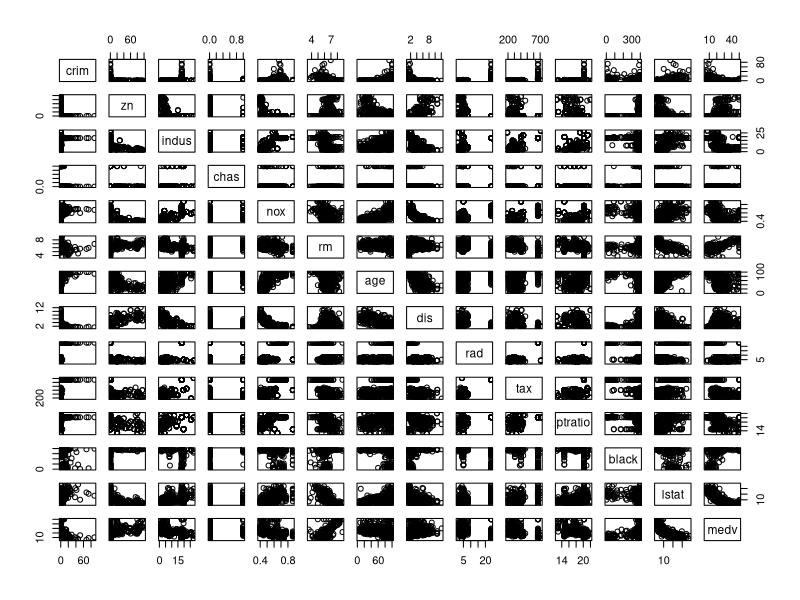
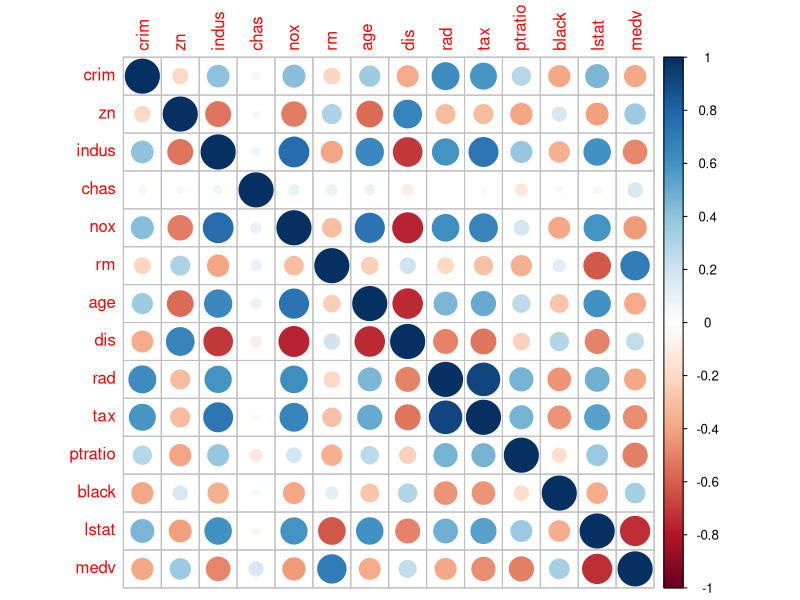
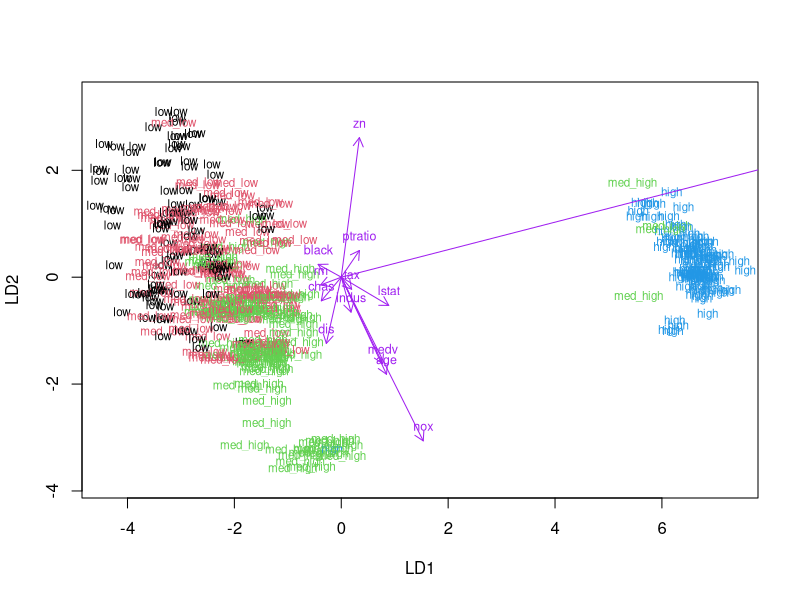
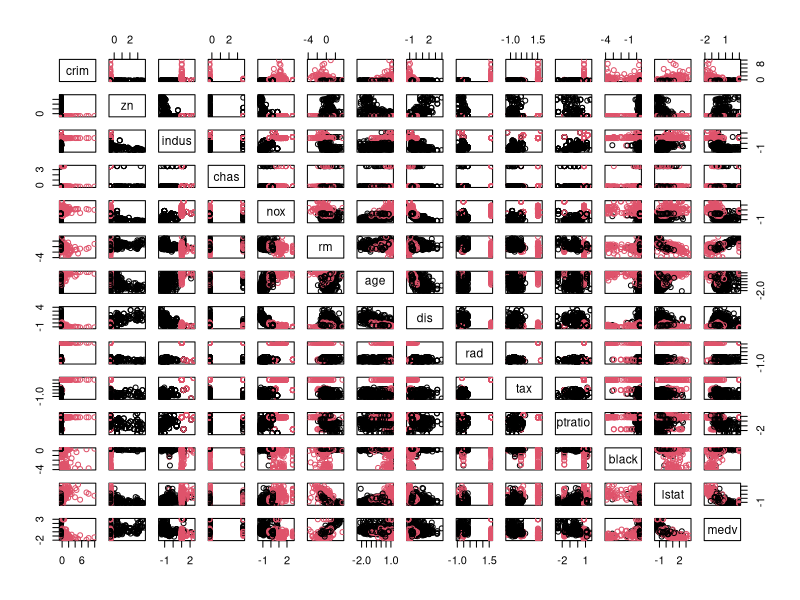

The R source for these figures, in order:
## ---- chunk 1
# access the MASS package
library(MASS)

# load the data
data("Boston")


str(Boston)
dim(Boston)
## ---- chunk 2
library("corrplot")
pairs(Boston)
summary(Boston) 
cor_matrix<-cor(Boston)
corrplot(cor_matrix, method = "circle")
## ---- chunk 3
boston_scaled <- scale(Boston)
summary(boston_scaled)
boston_scaled <- as.data.frame(boston_scaled)
## ---- chunk 4
bins <- quantile(boston_scaled$crim)
vector <- c("low", "med_low", "med_high", "high")
crime <- cut(boston_scaled$crim, breaks = bins, include.lowest = TRUE,label = vector)
boston_scaled <- dplyr::select(boston_scaled, -crim)
boston_scaled <- data.frame(boston_scaled, crime)
n <- nrow(boston_scaled)

# choose randomly 80% of the rows
ind <- sample(n,  size = n * 0.8)

# create train set
train <- boston_scaled[ind,]

# create test set 
test <- boston_scaled[-ind,]

#fitting the lda on the train set
lda.fit <- lda(formula = crime ~. , data = train)
lda.arrows <- function(x, myscale = 1, arrow_heads = 0.1, color = "purple", tex = 0.75, choices = c(1,2)){
  heads <- coef(x)
  arrows(x0 = 0, y0 = 0, 
         x1 = myscale * heads[,choices[1]], 
         y1 = myscale * heads[,choices[2]], col=color, length = arrow_heads)
  text(myscale * heads[,choices], labels = row.names(heads), 
       cex = tex, col=color, pos=3)
}
classes <- as.numeric(train$crime)
plot(lda.fit, dimen = 2, col =classes, pch=classes)
lda.arrows(lda.fit, myscale = 4)
## ---- chunk 5
# save the correct classes from test data

correct_classes <- test$crime

# remove the crime variable from test data
test <- dplyr::select(test, -crime)
# predict classes with test data
lda.pred <- predict(lda.fit, newdata = test)

# cross tabulate the results
table(correct = correct_classes, predicted = lda.pred$class)
pred <- lda.pred$class

## ---- chunk 6
library(MASS)
data('Boston')
boston_scaled1 <- scale(Boston)
dist_eu <- dist(boston_scaled1)
km <- kmeans(boston_scaled1, centers = 2)
pairs(boston_scaled1, col = km$cluster) 
